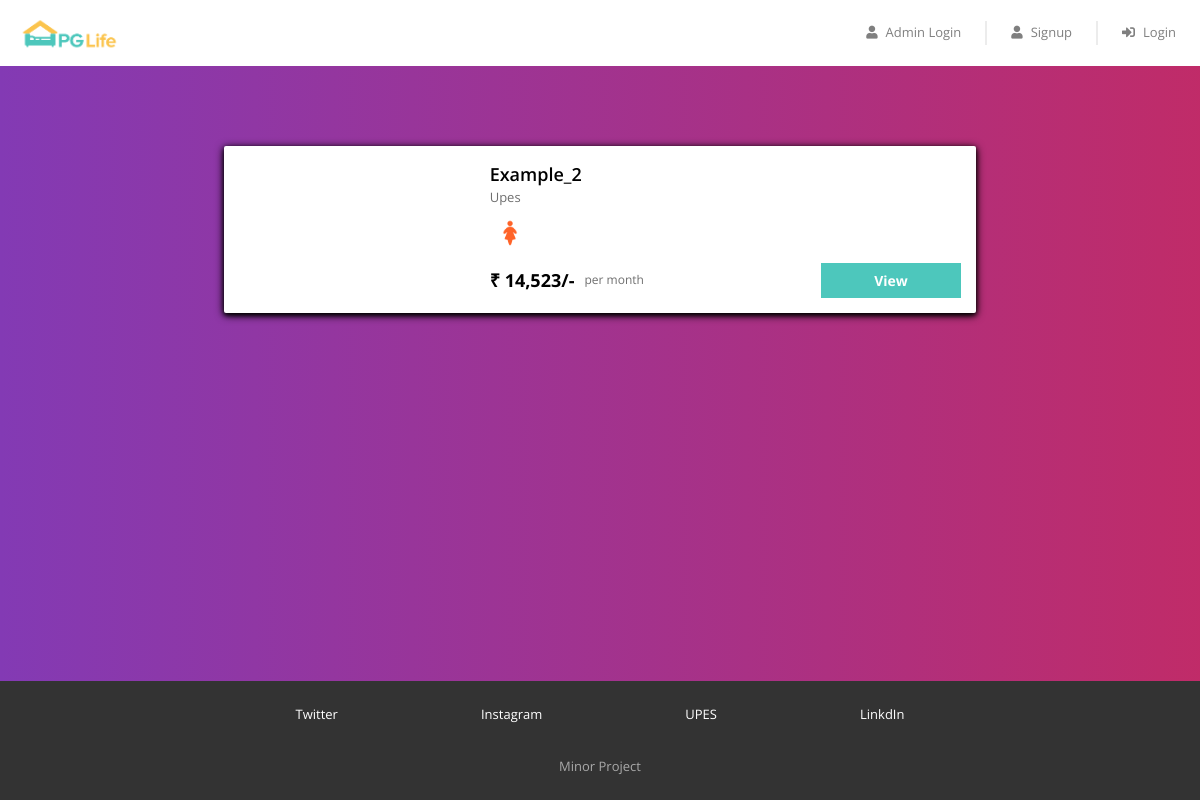
Page /search_list.php?city=Example_2 on the committed database.
### tables this page shows
CREATE TABLE `properties` (
  `id` tinyint(125) UNSIGNED NOT NULL,
  `name` varchar(255) NOT NULL,
  `address` text NOT NULL,
  `gender` varchar(255) NOT NULL,
  `rent` int(255) NOT NULL
);

### search_list.php (the view, shortened to what this page needs)
<?php
require "includes/database_connect.php";
$city_name = $_GET["city"];
$sql_1 = "SELECT * FROM properties WHERE `name` = '$city_name'";
$result_1 = mysqli_query($conn, $sql_1);
$city = mysqli_fetch_assoc($result_1);
$city_id = $city['id'];
$sql_2 = "SELECT * FROM properties WHERE id = $city_id";
$result_2 = mysqli_query($conn, $sql_2);
$properties = mysqli_fetch_all($result_2, MYSQLI_ASSOC);
?>
<!DOCTYPE html>
<html lang="en">
<head>
    <?php
    include "includes/head_links.php";
    ?>
    <link href="css/home.css" rel="stylesheet" />
    <link href="css/property_list.css" rel="stylesheet" />
    <link href="css/extra.css" rel="stylesheet" />
</head>
<body style="color: black;">
    <?php
    include "includes/header.php";
    ?>
    <div class="page-container">
        <?php
        foreach ($properties as $property) {
        ?>
            <div class="property-card property-id-<?= $property['id'] ?> row">
                <div class="image-container col-md-4">
                </div>
                <div class="content-container col-md-8">
                    <div class="detail-container">
                        <div class="property-name"><?= $property['name'] ?></div>
                        <div class="property-address"><?= $property['address'] ?></div>
                        <div class="property-gender">
                            <?php
                            if ($property['gender'] == "Male") {
                            ?>
                                <img src="img/male.png" />
                            <?php
                            } else {
                            ?>
                                <img src="img/female.png" />
                            <?php
                            }
                            ?>
                        </div>
                    </div>
                    <div class="row no-gutters">
                        <div class="rent-container col-6">
                            <div class="rent">₹ <?= number_format($property['rent']) ?>/-</div>
                            <div class="rent-unit">per month</div>
                        </div>
                        <div class="button-container col-6">
                            <a href="property_detail.php?property_id=<?= $property['id'] ?>" class="btn btn-primary">View</a>
                        </div>
                    </div>
                </div>
            </div>
        <?php
        }
        ?>
    </div>
    <div class="bottom">
        <?php
        include "includes/footer.php";
        ?>
    </div>
</body>
</html>

### css/common.css (style rules this page uses)
* { box-sizing: border-box; font-family: 'Open Sans', sans-serif; }
body { color: #373737; font-size: 16px; position: relative; }
.btn-primary, .btn-warning, .btn-danger { color: white; font-weight: bold; }
.page-container { max-width: 800px; padding: 80px 24px; margin: auto; }

### css/property_list.css (style rules this page uses)
.property-card { background-color: #ffffff; border-radius: 2px; padding: 15px 0px; margin: 0px auto 20px; box-shadow: 0 2px 5px 0 rgba(0, 0, 0, 0.16), 0 2px 10px 0 rgba(0, 0, 0, 0.12); }
.image-container { text-align: center; }
.detail-container { padding-bottom: 10px; }
.property-name { font-size: 18px; font-weight: 600; }
.property-address { color: #6f6f6f; font-size: 13px; padding-bottom: 5px; }
.property-gender img { width: 40px; }
.rent-container { display: flex; align-items: center; }
.rent { font-size: 18px; font-weight: bold; padding-right: 10px; }
.rent-unit { color: #6f6f6f; font-size: 12px; }
.button-container .btn { font-size: 14px; border-radius: 0px; width: 140px; float: right; }

### css/extra.css (style rules this page uses)
body { color: white; background: linear-gradient( to right, #833ab4, #fd1d1d, #fcb045); background-size: 400% 400%; animation: animate-background 50s infinite ease-in-out; }
.property-card { box-shadow: 0 2px 5px 0 rgb(0, 0, 0), 0 2px 10px 0 rgb(0, 0, 0); }

### search_list.php (style rules this page uses)
.bottom { position: fixed; width: 100%; bottom: 0px; }

### rows in the picture
properties: name "Example_2", address "Upes", rent "14,523"
